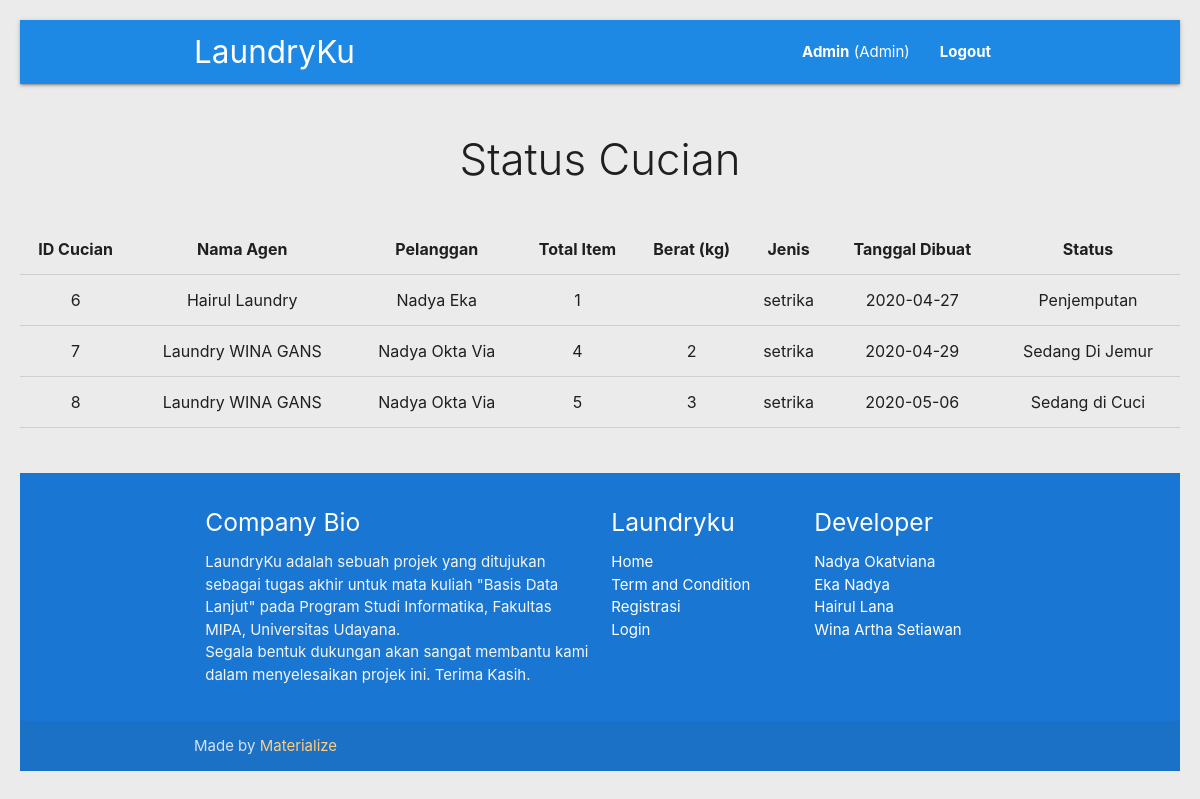
The app's page /status.php (signed in) with its own data.
### tables this page shows
CREATE TABLE `cucian` (
  `id_cucian` int(11) NOT NULL,
  `id_agen` int(11) NOT NULL,
  `id_pelanggan` int(11) DEFAULT NULL,
  `tgl_mulai` date NOT NULL,
  `tgl_selesai` date NOT NULL,
  `jenis` varchar(15) DEFAULT NULL,
  `total_item` int(11) DEFAULT NULL,
  `berat` double DEFAULT NULL,
  `alamat` varchar(100) NOT NULL,
  `catatan` text NOT NULL,
  `status_cucian` varchar(20) DEFAULT NULL
);

CREATE TABLE `agen` (
  `id_agen` int(11) NOT NULL,
  `nama_laundry` varchar(30) DEFAULT NULL,
  `nama_pemilik` varchar(30) DEFAULT NULL,
  `telp` varchar(13) DEFAULT NULL,
  `email` varchar(30) DEFAULT NULL,
  `kota` varchar(20) DEFAULT NULL,
  `alamat` varchar(100) DEFAULT NULL,
  `plat_driver` varchar(12) DEFAULT NULL,
  `foto` text NOT NULL,
  `password` varchar(255) DEFAULT NULL
);

CREATE TABLE `pelanggan` (
  `id_pelanggan` int(11) NOT NULL,
  `nama` varchar(30) DEFAULT NULL,
  `email` varchar(30) DEFAULT NULL,
  `telp` varchar(13) DEFAULT NULL,
  `kota` varchar(20) DEFAULT NULL,
  `alamat` varchar(100) DEFAULT NULL,
  `foto` text NOT NULL,
  `password` varchar(255) DEFAULT NULL
);

### status.php (the view, shortened to what this page needs)
<?php
include 'connect-db.php';
if(isset($_SESSION["login-admin"]) && isset($_SESSION["admin"])){
    $login = "Admin";
}else if(isset($_SESSION["login-agen"]) && isset($_SESSION["agen"])){
    $idAgen = $_SESSION["agen"];
    $login = "Agen";
}else if (isset($_SESSION["login-pelanggan"]) && isset($_SESSION["pelanggan"])){
    $idPelanggan = $_SESSION["pelanggan"];
    $login = "Pelanggan";
}else {
    echo "
        <script>
            window.location = 'login.php';
        </script>
    ";
}
?>
<!DOCTYPE html>
<html lang="en">
<head>
</head>
<body>
    <?php include 'header.php'; ?>
    <div id="body">
        <h3 class="header col s10 light center">Status Cucian</h3>
        <br>
        <?php if ($login == "Admin") : $query = mysqli_query($connect, "SELECT * FROM cucian WHERE status_cucian != 'Selesai'"); ?>
        <div class="col s10 offset-s1">
            <table border=1 cellpadding=10 class="responsive-table centered">
                <tr>
                    <td style="font-weight:bold;">ID Cucian</td>
                    <td style="font-weight:bold;">Nama Agen</td>
                    <td style="font-weight:bold;">Pelanggan</td>
                    <td style="font-weight:bold;">Total Item</td>
                    <td style="font-weight:bold;">Berat (kg)</td>
                    <td style="font-weight:bold;">Jenis</td>
                    <td style="font-weight:bold;">Tanggal Dibuat</td>
                    <td style="font-weight:bold;">Status</td>
                </tr>
                <?php while ($cucian = mysqli_fetch_assoc($query)) : ?>
                <tr>
                    <td>
                        <?php
                            echo $idCucian = $cucian['id_cucian'];
                        ?>
                    </td>
                    <td>
                        <?php
                            $data = mysqli_query($connect, "SELECT agen.nama_laundry FROM cucian INNER JOIN agen ON agen.id_agen = cucian.id_agen WHERE id_cucian = $idCucian");
                            $data = mysqli_fetch_assoc($data);
                            echo $data["nama_laundry"];
                        ?>
                    </td>
                    <td>
                        <?php
                            $data = mysqli_query($connect, "SELECT pelanggan.nama FROM cucian INNER JOIN pelanggan ON pelanggan.id_pelanggan = cucian.id_pelanggan WHERE id_cucian = $idCucian");
                            $data = mysqli_fetch_assoc($data);
                            echo $data["nama"];
                        ?>
                    </td>
                    <td><?= $cucian["total_item"] ?></td>
                    <td><?= $cucian["berat"] ?></td>
                    <td><?= $cucian["jenis"] ?></td>
                    <td><?= $cucian["tgl_mulai"] ?></td>
                    <td><?= $cucian["status_cucian"] ?></td>
                </tr>
                <?php endwhile; ?>
            </table>
        </div>
        <?php endif; ?>
    </div>
    <?php include "footer.php"; ?>
</body>
</html>

### css/rating.css (style rules this page uses)
body { margin: 20px; }

### records on screen
cucian: id_cucian "6", id_agen.nama_laundry "Hairul Laundry", id_pelanggan.nama "Nadya Eka", total_item "1", jenis "setrika", tgl_mulai "2020-04-27", status_cucian "Penjemputan"
cucian: id_cucian "7", id_agen.nama_laundry "Laundry WINA GANS", id_pelanggan.nama "Nadya Okta Via", total_item "4", berat "2", jenis "setrika", tgl_mulai "2020-04-29", status_cucian "Sedang Di Jemur"
cucian: id_cucian "8", id_agen.nama_laundry "Laundry WINA GANS", id_pelanggan.nama "Nadya Okta Via", total_item "5", berat "3", jenis "setrika", tgl_mulai "2020-05-06", status_cucian "Sedang di Cuci"
